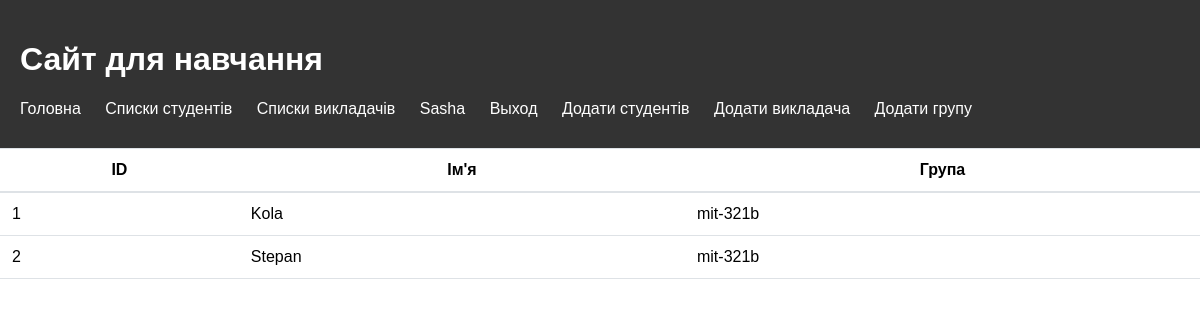
The page /list_teacher (signed in) on the database its author committed.
### edu/models.py (models this page shows, shortened)
class Teacher(models.Model):
    name = models.CharField(max_length=100)
    group = models.ForeignKey(Group, on_delete=models.CASCADE,null=True)

class Group(models.Model):
    name = models.CharField(max_length=100)
    def __str__(self):
        return self.name

### edu/views.py (the view)
# urls.py: path('list_teacher',ListTeacherView.as_view(),name='teacher'),
class ListTeacherView(View):
    def get(self, request):
        teacher = Teacher.objects.all()
        context = {'teacher':teacher}
        return render(request, 'list_teacher.html',context=context)

### templates/list_teacher.html
{% extends 'base.html' %}
{% load static %}
{% block style %}
    <link rel="stylesheet" type="text/css" href="{% static 'css/liststyle.css' %}">
{% endblock style %}
{% block content %}
<table>
  <thead>
    <tr>
      <th>ID</th>
      <th>Ім'я</th>
      <th>Група</th>
    </tr>
  </thead>
  <tbody>
    {% for i in teacher %}
      <tr>
        <td>{{ i.id }}</td>
        <td>{{ i.name }}</td>
        <td>{{ i.group }} </td>
      </tr>
    {% endfor %}
  </tbody>
</table>
{% endblock content %}

### templates/base.html (shortened to what this page needs)
{% load static %}
<!DOCTYPE html>
<html>
<head>
    {% block style %}
    {% endblock style %}
    <link rel="stylesheet" type="text/css" href="{% static 'css/style.css' %}">
</head>
<body>
<header>
    <h1>Сайт для навчання</h1>
    <nav>
        <ul>
            <li><a href="{% url 'main' %}">Головна</a></li>
            <li><a href="{% url 'list' %}">Списки студентів</a></li>
            <li><a href="{% url 'teacher' %}">Списки викладачів</a></li>
            {% if user.is_authenticated %}
            <li><a href="#">{{ user.username }}</a></li>
            <li><a href="{% url 'logout' %}">Выход</a></li>
            {% else %}
            <li><a href="{% url 'register' %}">Регистрация</a></li>
            <li><a href="{% url 'login' %}">Авторизация</a></li>
            {% endif %}
            <li><a href="{% url 'new_student' %}">Додати студентів</a></li>
            <li><a href="{% url 'new_teacher' %}">Додати викладача</a></li>
            <li><a href="{% url 'new_group' %}">Додати групу</a></li>
        </ul>
    </nav>
</header>
{% block content %}
{% endblock content %}
</body>
</html>

### static/css/liststyle.css (style rules this page uses)
table { border-collapse: collapse; width: 100%; margin-bottom: 1rem; background-color: #fff; }
table th, table td { padding: 0.75rem; vertical-align: top; border-top: 1px solid #dee2e6; }
table th { vertical-align: bottom; border-bottom: 2px solid #dee2e6; }
table td { border-bottom: 1px solid #dee2e6; }

### static/css/style.css (style rules this page uses)
body { font-family: Arial, sans-serif; margin: 0; }
header { background-color: #333; color: #fff; padding: 20px; }
nav ul { list-style: none; margin: 0; padding: 0; }
nav li { display: inline-block; margin-right: 20px; }
nav li:last-child { margin-right: 0; }
nav a { color: #fff; text-decoration: none; }
ul { list-style: none; margin: 0; padding: 0; }
li { margin-bottom: 10px; }
a { color: #333; text-decoration: none; }

### rows shown on the page
Teacher: id "1", name "Kola", group "mit-321b"
Teacher: id "2", name "Stepan", group "mit-321b"

### other values the page prints
{{ user.username }} "Sasha"
